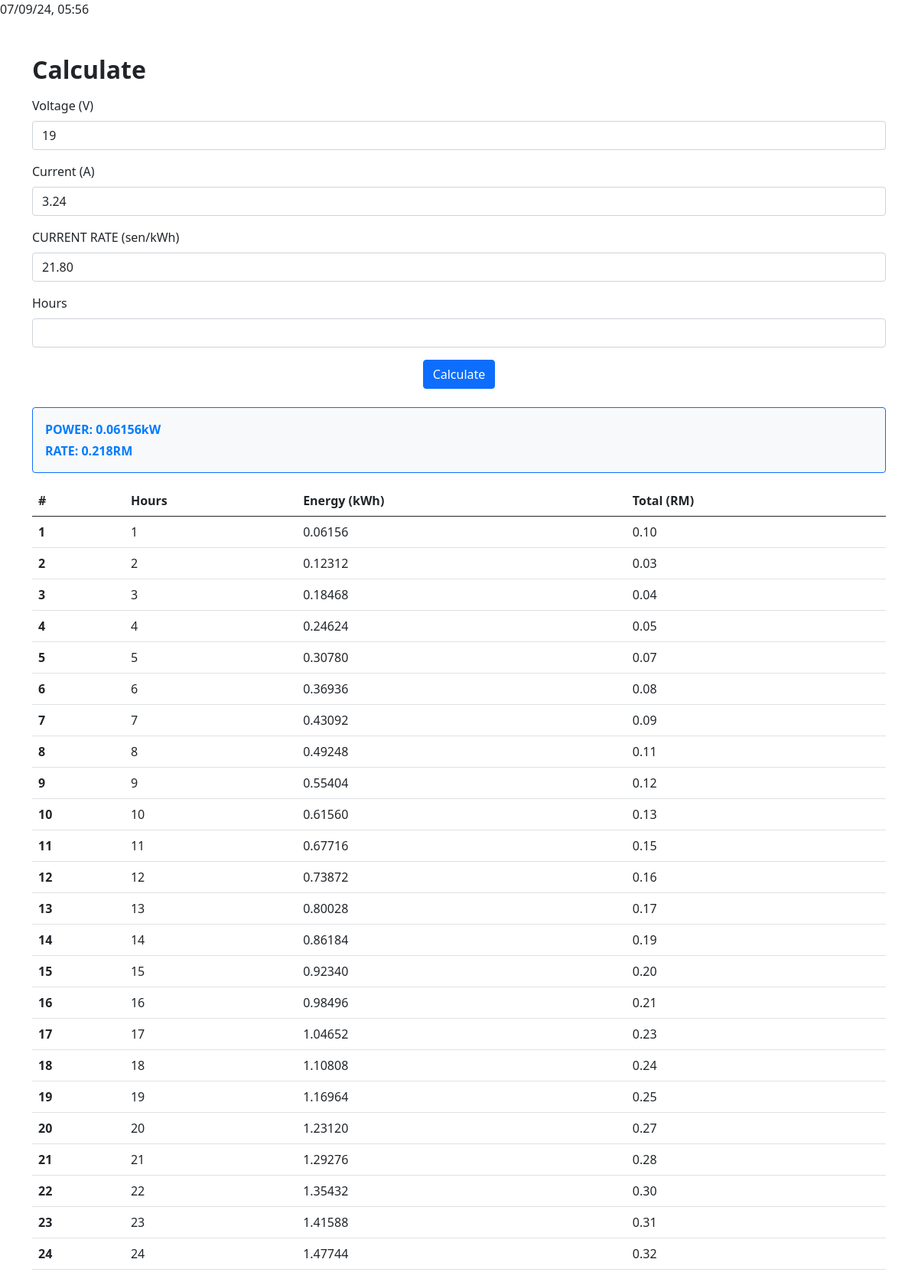
The page / on the database its author committed.
### tables this page shows
CREATE TABLE `electricity_calculation` (
  `id` int(11) NOT NULL,
  `hours` int(11) DEFAULT NULL,
  `energy` decimal(10,5) DEFAULT NULL,
  `total_charge` float(5,2) DEFAULT NULL,
  `calculation_time` timestamp NOT NULL DEFAULT current_timestamp()
);

### index.php (the view, shortened to what this page needs)
<?php
require 'config/connection.php';
?>
<!DOCTYPE html>
<html lang="en">
<head>
    <link href="https://cdn.jsdelivr.net/npm/bootstrap@5.1.0/dist/css/bootstrap.min.css" rel="stylesheet">
</head>
<body>
    <?php
    $currentDateTime = date('d/m/y, h:i');
    echo $currentDateTime;
    ?>
    <div class="container mt-5">
        <h2><strong>Calculate</strong></h2>
        <form method="post" class="mt-3">
            <div class="mb-3">
                <label for="voltage" class="form-label">Voltage (V)</label>
                <input type="number" step="any" class="form-control" id="voltage" name="voltage" required value="19">
            </div>
            <div class="mb-3">
                <label for="current" class="form-label">Current (A)</label>
                <input type="number" step="any" class="form-control" id="current" name="current" required value="3.24">
            </div>
            <div class="mb-3">
                <label for="rate" class="form-label">CURRENT RATE (sen/kWh)</label>
                <input type="number" step="any" class="form-control" id="rate" name="rate" required value="21.80">
            </div>
            <div class="mb-3">
                <label for="hours" class="form-label">Hours</label>
                <input type="number" class="form-control" id="hours" name="hours" required>
            </div>
            <div style="display: flex; justify-content: center;">
                <button type="submit" class="btn btn-primary">Calculate</button>
            </div>
        </form>
            <div class="border border-primary rounded p-3 bg-light mt-4" style="color: #007bff;">
                <p class="mb-1"><strong>POWER: 0.06156kW</strong></p>
                <p class="mb-0"><strong>RATE: 0.218RM</strong></p>
            </div>
        <table class="table mt-3">
            <thead>
                <tr>
                    <th>#</th>
                    <th>Hours</th>
                    <th>Energy (kWh)</th>
                    <th>Total (RM)</th>
                </tr>
            </thead>
            <tbody>
                <?php
                $sql = "SELECT * FROM electricity_calculation ORDER BY id ASC";
                $result = $conn->query($sql);
                if ($result->num_rows > 0) {
                    while($row = $result->fetch_assoc()) {
                        echo "<tr>
                            <td><strong>".$row["id"]."</strong></td>
                            <td>".$row["hours"]."</td>
                            <td>".number_format($row["energy"], 5)."</td>
                            <td>".number_format($row["total_charge"], 2)."</td>
                        </tr>";
                    }
                } else {
                    echo "<tr><td colspan='4'>No data available</td></tr>";
                }
                ?>
            </tbody>
        </table>
    </div>
</body>
</html>

### rows shown on the page
electricity_calculation: id "1", hours "1", energy "0.06156", total_charge "0.10"
electricity_calculation: id "2", hours "2", energy "0.12312", total_charge "0.03"
electricity_calculation: id "3", hours "3", energy "0.18468", total_charge "0.04"
electricity_calculation: id "4", hours "4", energy "0.24624", total_charge "0.05"
electricity_calculation: id "5", hours "5", energy "0.30780", total_charge "0.07"
electricity_calculation: id "6", hours "6", energy "0.36936", total_charge "0.08"
electricity_calculation: id "7", hours "7", energy "0.43092", total_charge "0.09"
electricity_calculation: id "8", hours "8", energy "0.49248", total_charge "0.11"
electricity_calculation: id "9", hours "9", energy "0.55404", total_charge "0.12"
electricity_calculation: id "10", hours "10", energy "0.61560", total_charge "0.13"
electricity_calculation: id "11", hours "11", energy "0.67716", total_charge "0.15"
electricity_calculation: id "12", hours "12", energy "0.73872", total_charge "0.16"
electricity_calculation: id "13", hours "13", energy "0.80028", total_charge "0.17"
electricity_calculation: id "14", hours "14", energy "0.86184", total_charge "0.19"
electricity_calculation: id "15", hours "15", energy "0.92340", total_charge "0.20"
electricity_calculation: id "16", hours "16", energy "0.98496", total_charge "0.21"
electricity_calculation: id "17", hours "17", energy "1.04652", total_charge "0.23"
electricity_calculation: id "18", hours "18", energy "1.10808", total_charge "0.24"
electricity_calculation: id "19", hours "19", energy "1.16964", total_charge "0.25"
electricity_calculation: id "20", hours "20", energy "1.23120", total_charge "0.27"
electricity_calculation: id "21", hours "21", energy "1.29276", total_charge "0.28"
electricity_calculation: id "22", hours "22", energy "1.35432", total_charge "0.30"
electricity_calculation: id "23", hours "23", energy "1.41588", total_charge "0.31"
electricity_calculation: id "24", hours "24", energy "1.47744", total_charge "0.32"
